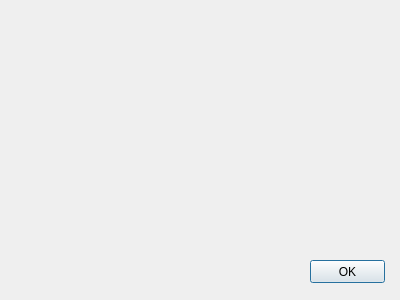
<?xml version="1.0" encoding="UTF-8"?>
<ui version="4.0">
 <class>help</class>
 <widget class="QDialog" name="help">
  <property name="geometry">
   <rect>
    <x>0</x>
    <y>0</y>
    <width>400</width>
    <height>300</height>
   </rect>
  </property>
  <property name="windowTitle">
   <string>Instructions</string>
  </property>
  <widget class="QPushButton" name="okayBtn">
   <property name="geometry">
    <rect>
     <x>310</x>
     <y>260</y>
     <width>75</width>
     <height>23</height>
    </rect>
   </property>
   <property name="text">
    <string>OK</string>
   </property>
  </widget>
 </widget>
 <resources/>
 <connections/>
</ui>
